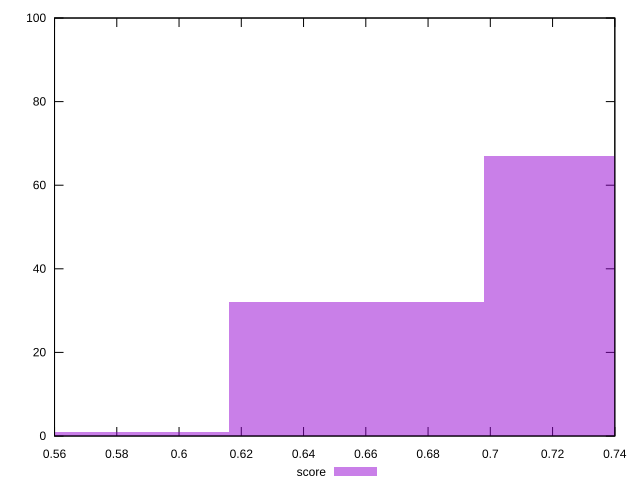

Source code (gnuplot):
reset

$score <<EOF
0.5749045323315451 1
0.739162970140558 67
0.6570337512360516 32
EOF

set key outside below
set boxwidth 0.08212921890450645
set xrange [0.56:0.74]
set yrange [0:100]
set trange [0:100]
set style fill transparent solid 0.5 noborder
set terminal svg size 640, 490 enhanced background rgb 'white'
set output "report_00018_2021-02-10T15-25-16.877Z/render-blocking-resources/samples/pages+cached+noadtech+nomedia/score/histogram.svg"

plot $score title "score" with boxes

reset
